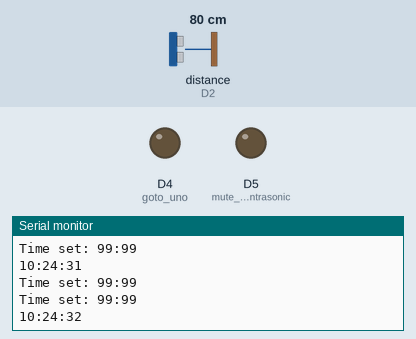
A sketch run on a simulated ESP8266 (NodeMCU). Parts: output pins drawn as LEDs (lit = HIGH), the last lines printed to the serial monitor. Wiring (inferred from the names in the program): ultrasonic range finder: trigger D1; echo D2. The test bench sets the inputs (shaded band); at power-on: distance to the obstacle (sensor on D2) 80 cm. The echo pulse lasts 58.3 µs per cm; WiFi joins after 1.5 s; servers stay silent unless stated; the local clock reads 2024-03-15 10:24:30 at power-on unless the sketch sets it; pins used as bus, display or sensor lines are not drawn.

Above: at 3.0 s.
3.1 s: distance to the obstacle (sensor on D2) set to 9 cm
At 4.4 s:
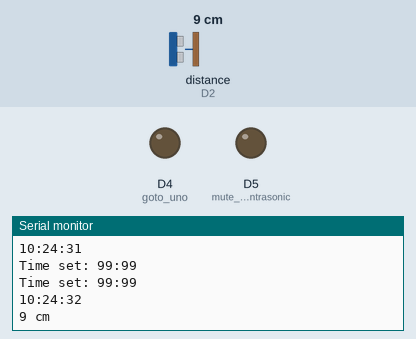
7.3 s: distance to the obstacle (sensor on D2) set to 6 cm
At 8.6 s:
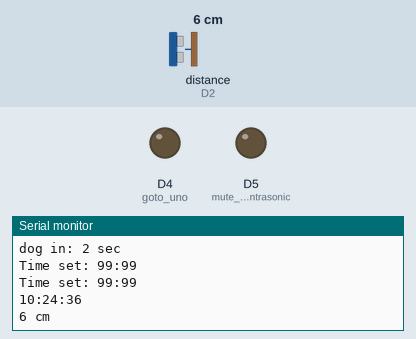

Measured:
- after the input at 3.1 s, the serial monitor: prints a new line after 0.71 s (image 1)
- after the input at 7.3 s, the serial monitor: prints a new line after 0.51 s (image 2)

The sketch:

Node.ino
```cpp
#include <ESP8266WiFi.h>
#include <BlynkSimpleEsp8266.h>

#include <time.h>
int timezone = 7 * 3600; //ตั้งค่า TimeZone ตามเวลาประเทศไทย
int dst = 0; //กำหนดค่า Date Swing Time
int hr_m = 99, mint_m = 99, hr_n = 99, mint_n = 99;

const int pingPin = D1;
int inPin = D2;//อัลต้าโซนิค

int count_dogeat = 0;

char auth[] = "2ae4032458ec496e87333ff98fb0a775";//blynk key

BLYNK_WRITE(V1) {
  TimeInputParam t(param);

  // Process start time

  if (t.hasStartTime())
  {
    hr_m = t.getStartHour();
    mint_m = t.getStartMinute();
  }
}

BLYNK_WRITE(V2) {
  TimeInputParam t(param);

  // Process start time

  if (t.hasStartTime())
  {
    hr_n = t.getStartHour();
    mint_n = t.getStartMinute();
  }
}

void setup() {
  pinMode(D4, OUTPUT);//goto uno

  pinMode(D5, OUTPUT);//mute music by untrasonic goto uno

  Blynk.begin(auth, "AndroidAP", "55667744");
  Serial.begin(115200);

  configTime(timezone, dst, "pool.ntp.org", "time.nist.gov"); //ดึงเวลาจาก Server

}
void loop() {
  Blynk.run();

  Serial.println(String("Time set: ") + hr_m + ":" +mint_m);
  Serial.println(String("Time set: ") + hr_n + ":" +mint_n);

  time_t now = time(nullptr);
  struct tm* p_tm = localtime(&now);
  Serial.print(p_tm->tm_hour);
  Serial.print(":");
  Serial.print(p_tm->tm_min);
  Serial.print(":");
  Serial.print(p_tm->tm_sec);
  Serial.println("");
  delay(1000);

  if(((hr_m == p_tm->tm_hour) && (mint_m == p_tm->tm_min) && (p_tm->tm_sec == 0)) || ((hr_n == p_tm->tm_hour) && (mint_n == p_tm->tm_min) && (p_tm->tm_sec == 0))){
    Serial.println(digitalRead(D4));
    if(digitalRead(D4) != 1){
      digitalWrite(D4, HIGH);
      Serial.println(digitalRead(D4));
      delay(300);
      digitalWrite(D4, LOW);
    }
  }

  long duration, cm;
  pinMode(pingPin, OUTPUT);
  digitalWrite(pingPin, LOW);
  delayMicroseconds(2);
  digitalWrite(pingPin, HIGH);
  delayMicroseconds(5);
  digitalWrite(pingPin, LOW);
  pinMode(inPin, INPUT);
  duration = pulseIn(inPin, HIGH);
  cm = microsecondsToCentimeters(duration);
  if(cm > 0 && cm < 61){
    Serial.print(cm);
    Serial.println(" cm\n");
    delay(1000);
    if(cm < 30 && cm > 7){
      count_dogeat += 1;
      Serial.print("dog in: ");
      Serial.print(count_dogeat);
      Serial.print(" sec\n");
      if(count_dogeat == 3){
        Blynk.notify("Your dog is enjoy eating now!!!");
      }
    }
    else if(cm <=10){
      count_dogeat += 1;//count mute , unmute
      Serial.print("sound: ");
      Serial.print(count_dogeat);
      Serial.print(" sec\n");
      if(count_dogeat == 2){
        digitalWrite(D5, HIGH);
        delay(1000);
        digitalWrite(D5, LOW);
      }
    }
    else count_dogeat = 0;
  }
  else count_dogeat = 0;
}

 long microsecondsToCentimeters(long microseconds)
 {
  // ความเร็วเสียงในอากาศประมาณ 340 เมตร/วินาที หรือ 29 ไมโครวินาที/เซนติเมตร
  // ระยะทางที่ส่งเสียงออกไปจนเสียงสะท้อนกลับมาสามารถใช้หาระยะทางของวัตถุได้
  // เวลาที่ใช้คือ ระยะทางไปกลับ ดังนั้นระยะทางคือ ครึ่งหนึ่งของที่วัดได้
  return microseconds / 29 / 2;
 }
```
